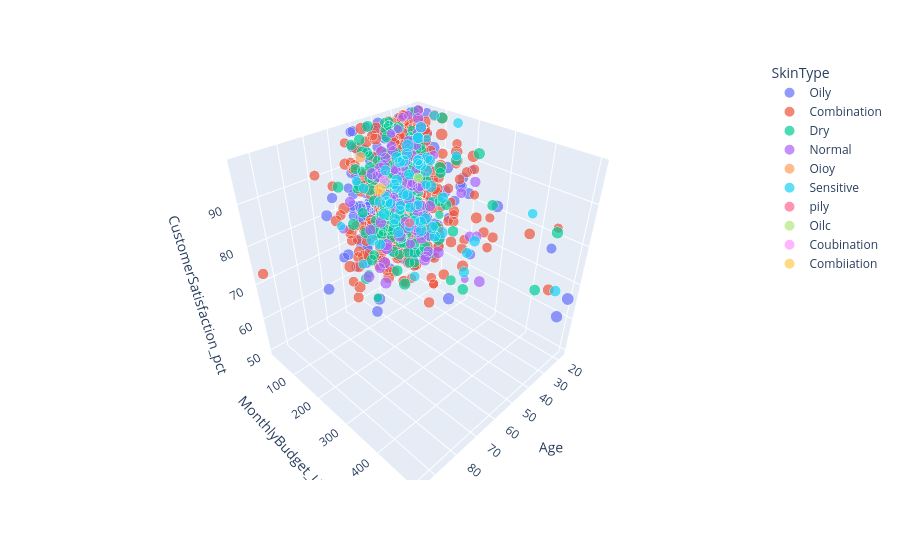

Notebook code cell kept with this figure:
### Markdown cell above
### 10.1. 3D Scatter

### Code cell
import pandas as pd

df = pd.read_csv("../data/raw/skincare_dataset.csv")
import plotly.express as px

sample = df.sample(n=min(1000, len(df)), random_state=42)

fig = px.scatter_3d(
    sample,
    x='Age',
    y='MonthlyBudget_USD',
    z='CustomerSatisfaction_pct',
    color='SkinType',
    size='ProductEffectiveness_Score'
)

fig.show()

### Figure 1 — Plotly figure (JSON) as saved in the notebook; plotly's stock layout.template omitted (floating-point values rounded to 4 significant figures; data arrays with more than 128 entries replaced by an {"elided": "..."} marker saying what was removed)
{"data": [{"hovertemplate": "SkinType=Oily<br>Age=%{x}<br>MonthlyBudget_USD=%{y}<br>CustomerSatisfaction_pct=%{z}<br>ProductEffectiveness_Score=%{marker.size}<extra></extra>", "legendgroup": "Oily", "marker": {"color": "#636efa", "size": {"elided": "268 float values"}, "sizemode": "area", "sizeref": 0.0125, "symbol": "circle"}, "mode": "markers", "name": "Oily", "scene": "scene", "showlegend": true, "type": "scatter3d", "x": {"elided": "268 int values"}, "y": {"elided": "268 int values"}, "z": {"elided": "268 int values"}}, {"hovertemplate": "SkinType=Combination<br>Age=%{x}<br>MonthlyBudget_USD=%{y}<br>CustomerSatisfaction_pct=%{z}<br>ProductEffectiveness_Score=%{marker.size}<extra></extra>", "legendgroup": "Combination", "marker": {"color": "#EF553B", "size": {"elided": "410 float values"}, "sizemode": "area", "sizeref": 0.0125, "symbol": "circle"}, "mode": "markers", "name": "Combination", "scene": "scene", "showlegend": true, "type": "scatter3d", "x": {"elided": "410 int values"}, "y": {"elided": "410 int values"}, "z": {"elided": "410 int values"}}, {"hovertemplate": "SkinType=Dry<br>Age=%{x}<br>MonthlyBudget_USD=%{y}<br>CustomerSatisfaction_pct=%{z}<br>ProductEffectiveness_Score=%{marker.size}<extra></extra>", "legendgroup": "Dry", "marker": {"color": "#00cc96", "size": {"elided": "176 float values"}, "sizemode": "area", "sizeref": 0.0125, "symbol": "circle"}, "mode": "markers", "name": "Dry", "scene": "scene", "showlegend": true, "type": "scatter3d", "x": {"elided": "176 int values"}, "y": {"elided": "176 int values"}, "z": {"elided": "176 int values"}}, {"hovertemplate": "SkinType=Normal<br>Age=%{x}<br>MonthlyBudget_USD=%{y}<br>CustomerSatisfaction_pct=%{z}<br>ProductEffectiveness_Score=%{marker.size}<extra></extra>", "legendgroup": "Normal", "marker": {"color": "#ab63fa", "size": [4.0, 3.3, 4.0, 3.0, 4.6, 4.0, 3.9, 3.1, 4.0, 4.4, 4.1, 3.8, 4.1, 3.2, 5.0, 3.4, 4.3, 4.1, 4.7, 3.6, 4.1, 3.7, 4.9, 3.8, 4.8, 4.4, 3.4, 4.3, 4.5, 3.8, 3.9, 3.1, 4.3, 3.7, 3.2, 4.9, 5.0, 3.0, 4.6, 3.6, 3.8, 2.7, 3.0, 4.7, 4.0, 3.8, 3.6, 4.3, 4.4, 3.7, 4.8, 3.8, 2.9, 4.5, 2.3, 3.3, 4.4, 4.0, 3.9, 4.5, 4.3, 4.5, 3.1, 4.1, 3.6, 4.8, 3.4, 3.7, 2.9, 3.6, 3.9, 5.0, 3.8, 3.9, 4.9, 3.7, 4.2, 3.5, 4.1, 3.9], "sizemode": "area", "sizeref": 0.0125, "symbol": "circle"}, "mode": "markers", "name": "Normal", "scene": "scene", "showlegend": true, "type": "scatter3d", "x": [30, 38, 20, 28, 52, 40, 32, 36, 36, 32, 38, 32, 47, 25, 40, 37, 30, 24, 30, 31, 44, 29, 56, 43, 32, 34, 31, 29, 32, 33, 37, 39, 26, 43, 43, 39, 45, 18, 40, 28, 36, 29, 25, 24, 18, 39, 33, 18, 35, 19, 27, 56, 34, 18, 18, 33, 24, 18, 41, 18, 19, 29, 59, 18, 24, 34, 35, 47, 20, 18, 44, 47, 18, 36, 45, 35, 40, 25, 37, 30], "y": [75, 100, 75, 30, 50, 30, 75, 75, 300, 100, 20, 20, 30, 20, 20, 50, 100, 100, 50, 100, 200, 30, 200, 30, 75, 100, 20, 300, 30, 150, 300, 75, 100, 300, 150, 20, 75, 75, 30, 75, 20, 20, 30, 50, 20, 20, 300, 30, 150, 20, 150, 30, 30, 30, 200, 30, 20, 20, 50, 30, 30, 50, 20, 20, 50, 50, 30, 150, 30, 20, 100, 50, 20, 20, 75, 75, 20, 100, 150, 75], "z": [90, 75, 65, 98, 60, 86, 94, 86, 92, 71, 91, 90, 72, 86, 85, 93, 90, 76, 69, 76, 82, 79, 80, 59, 79, 84, 85, 64, 85, 67, 79, 84, 61, 91, 72, 59, 68, 88, 53, 86, 89, 95, 98, 74, 85, 87, 78, 78, 65, 65, 65, 82, 95, 94, 56, 75, 89, 91, 89, 72, 64, 82, 75, 96, 91, 77, 78, 94, 93, 98, 83, 88, 77, 79, 69, 88, 72, 89, 72, 83]}, {"hovertemplate": "SkinType=Oioy<br>Age=%{x}<br>MonthlyBudget_USD=%{y}<br>CustomerSatisfaction_pct=%{z}<br>ProductEffectiveness_Score=%{marker.size}<extra></extra>", "legendgroup": "Oioy", "marker": {"color": "#FFA15A", "size": [3.9], "sizemode": "area", "sizeref": 0.0125, "symbol": "circle"}, "mode": "markers", "name": "Oioy", "scene": "scene", "showlegend": true, "type": "scatter3d", "x": [52], "y": [50], "z": [93]}, {"hovertemplate": "SkinType=Sensitive<br>Age=%{x}<br>MonthlyBudget_USD=%{y}<br>CustomerSatisfaction_pct=%{z}<br>ProductEffectiveness_Score=%{marker.size}<extra></extra>", "legendgroup": "Sensitive", "marker": {"color": "#19d3f3", "size": [4.2, 3.3, 4.4, 3.2, 3.5, 5.0, 4.2, 3.5, 3.2, 4.2, 3.8, 3.9, 5.0, 3.1, 4.1, 4.6, 3.0, 4.1, 4.2, 3.3, 3.8, 4.1, 2.9, 3.9, 4.0, 4.2, 3.2, 3.6, 2.8, 3.4, 4.8, 4.0, 4.4, 3.6, 3.9, 4.3, 4.3, 4.4, 2.4, 4.4, 4.1, 3.7, 3.8, 3.3, 4.7, 4.9, 3.8, 4.1, 4.1, 3.7, 4.9, 3.5, 4.3, 4.3, 5.0, 4.0, 3.9, 3.7, 3.2, 4.5, 4.3], "sizemode": "area", "sizeref": 0.0125, "symbol": "circle"}, "mode": "markers", "name": "Sensitive", "scene": "scene", "showlegend": true, "type": "scatter3d", "x": [42, 30, 29, 18, 29, 18, 18, 36, 51, 34, 38, 44, 35, 41, 39, 36, 44, 30, 29, 18, 25, 18, 18, 18, 45, 52, 52, 36, 60, 51, 32, 18, 32, 42, 43, 22, 18, 18, 22, 30, 18, 49, 20, 29, 45, 18, 18, 26, 38, 42, 34, 18, 33, 38, 24, 44, 35, 28, 18, 28, 42], "y": [100, 30, 100, 20, 75, 50, 30, 100, 20, 300, 300, 75, 150, 50, 300, 20, 100, 30, 500, 150, 50, 30, 50, 20, 50, 300, 30, 50, 20, 500, 150, 20, 20, 75, 150, 75, 20, 20, 75, 20, 30, 30, 75, 20, 20, 75, 20, 30, 200, 100, 200, 150, 75, 20, 20, 50, 75, 50, 75, 30, 100], "z": [73, 75, 70, 72, 54, 83, 67, 73, 86, 77, 75, 89, 77, 81, 70, 77, 76, 87, 72, 90, 70, 94, 79, 84, 68, 92, 63, 83, 76, 96, 85, 85, 71, 80, 82, 88, 91, 91, 93, 88, 84, 84, 87, 73, 68, 67, 85, 77, 75, 85, 75, 98, 91, 74, 90, 80, 81, 84, 98, 87, 87]}, {"hovertemplate": "SkinType=pily<br>Age=%{x}<br>MonthlyBudget_USD=%{y}<br>CustomerSatisfaction_pct=%{z}<br>ProductEffectiveness_Score=%{marker.size}<extra></extra>", "legendgroup": "pily", "marker": {"color": "#FF6692", "size": [3.2], "sizemode": "area", "sizeref": 0.0125, "symbol": "circle"}, "mode": "markers", "name": "pily", "scene": "scene", "showlegend": true, "type": "scatter3d", "x": [28], "y": [50], "z": [70]}, {"hovertemplate": "SkinType=Oilc<br>Age=%{x}<br>MonthlyBudget_USD=%{y}<br>CustomerSatisfaction_pct=%{z}<br>ProductEffectiveness_Score=%{marker.size}<extra></extra>", "legendgroup": "Oilc", "marker": {"color": "#B6E880", "size": [3.4], "sizemode": "area", "sizeref": 0.0125, "symbol": "circle"}, "mode": "markers", "name": "Oilc", "scene": "scene", "showlegend": true, "type": "scatter3d", "x": [18], "y": [20], "z": [80]}, {"hovertemplate": "SkinType=Coubination<br>Age=%{x}<br>MonthlyBudget_USD=%{y}<br>CustomerSatisfaction_pct=%{z}<br>ProductEffectiveness_Score=%{marker.size}<extra></extra>", "legendgroup": "Coubination", "marker": {"color": "#FF97FF", "size": [4.1], "sizemode": "area", "sizeref": 0.0125, "symbol": "circle"}, "mode": "markers", "name": "Coubination", "scene": "scene", "showlegend": true, "type": "scatter3d", "x": [48], "y": [100], "z": [88]}, {"hovertemplate": "SkinType=Combiiation<br>Age=%{x}<br>MonthlyBudget_USD=%{y}<br>CustomerSatisfaction_pct=%{z}<br>ProductEffectiveness_Score=%{marker.size}<extra></extra>", "legendgroup": "Combiiation", "marker": {"color": "#FECB52", "size": [4.7], "sizemode": "area", "sizeref": 0.0125, "symbol": "circle"}, "mode": "markers", "name": "Combiiation", "scene": "scene", "showlegend": true, "type": "scatter3d", "x": [41], "y": [30], "z": [82]}], "layout": {"legend": {"itemsizing": "constant", "title": {"text": "SkinType"}, "tracegroupgap": 0}, "margin": {"t": 60}, "scene": {"domain": {"x": [0, 1], "y": [0, 1]}, "xaxis": {"title": {"text": "Age"}}, "yaxis": {"title": {"text": "MonthlyBudget_USD"}}, "zaxis": {"title": {"text": "CustomerSatisfaction_pct"}}}}}
